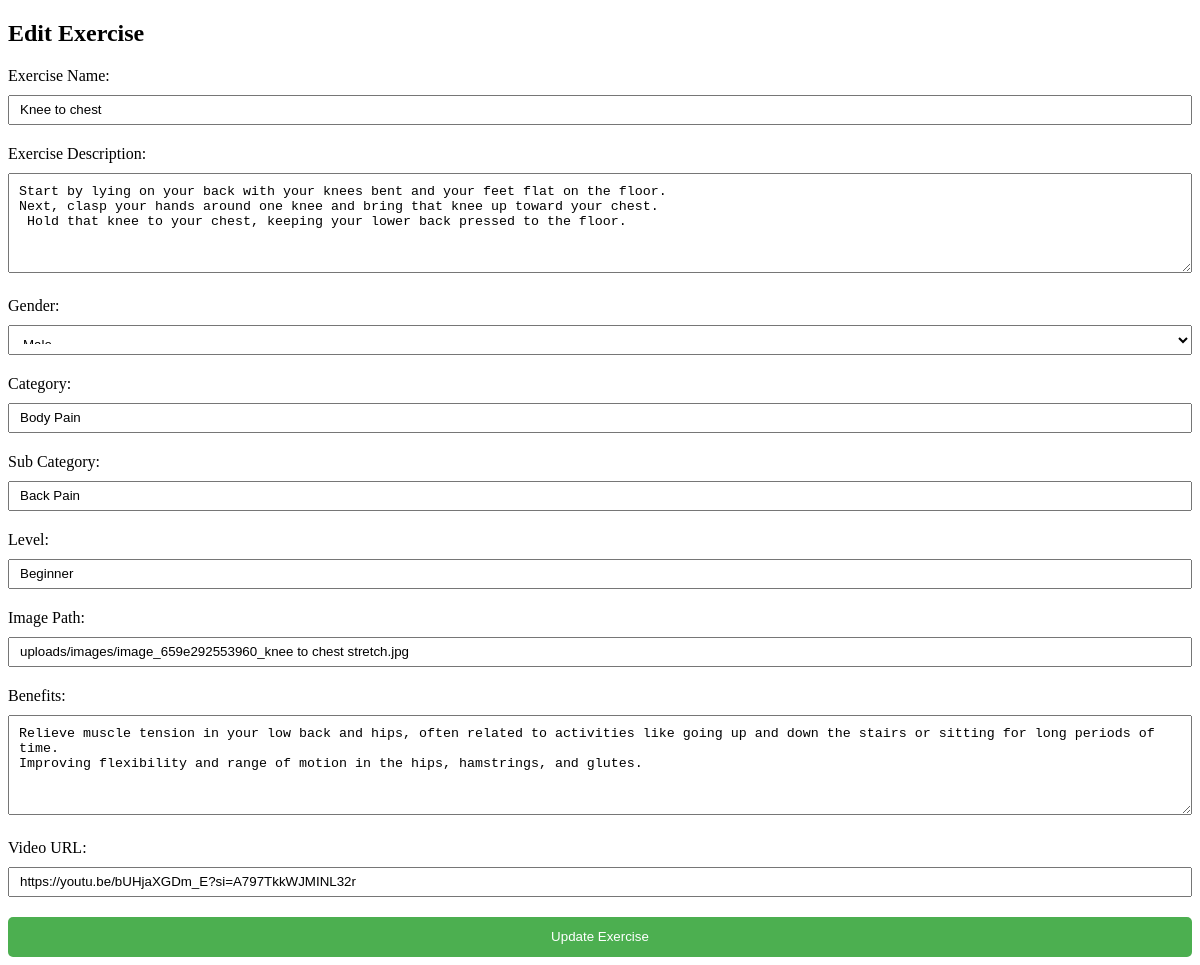
The app's page /admin/editexercise.php?id=7 with its own data.
### tables this page shows
CREATE TABLE `exercises` (
  `id` int(11) NOT NULL,
  `exerciseName` varchar(255) NOT NULL,
  `exerciseDescription` text NOT NULL,
  `gender` varchar(50) NOT NULL,
  `category` varchar(50) NOT NULL,
  `subCategory` varchar(50) NOT NULL,
  `level` varchar(50) NOT NULL,
  `imagePath` varchar(255) DEFAULT NULL,
  `benefits` text DEFAULT NULL,
  `video_url` varchar(255) DEFAULT NULL
);

### admin/editexercise.php (the view, shortened to what this page needs)
<?php
include_once($_SERVER['DOCUMENT_ROOT'].'/sgpproject/sgpproject/conn.php');
$exerciseId = $_GET['id'];
$sql = "SELECT * FROM exercises WHERE id = '$exerciseId'";
$result = $con->query($sql);
if ($result->num_rows > 0) {
    $exerciseData = $result->fetch_assoc();
} else {
    echo "Exercise not found";
    exit;
}
?>
<!DOCTYPE html>
<html>
<head>
</head>
<body>
    <h2>Edit Exercise</h2>
    <form action="" method="post">
        <label for="exerciseName">Exercise Name:</label>
        <input type="text" id="exerciseName" name="exerciseName" value="<?php echo $exerciseData['exerciseName']; ?>" required>
        <label for="exerciseDescription">Exercise Description:</label>
        <textarea id="exerciseDescription" name="exerciseDescription" required><?php echo $exerciseData['exerciseDescription']; ?></textarea>
        <label for="gender">Gender:</label>
        <select id="gender" name="gender" required>
            <option value="<?php echo $exerciseData['gender']; ?>"><?php echo $exerciseData['gender']; ?></option>
        </select>
        <label for="category">Category:</label>
        <input type="text" id="category" name="category" value="<?php echo $exerciseData['category']; ?>" required>
        <label for="subCategory">Sub Category:</label>
        <input type="text" id="subCategory" name="subCategory" value="<?php echo $exerciseData['subCategory']; ?>" required>
        <label for="level">Level:</label>
        <input type="text" id="level" name="level" value="<?php echo $exerciseData['level']; ?>" required>
        <label for="imagePath">Image Path:</label>
        <input type="text" id="imagePath" name="imagePath" value="<?php echo $exerciseData['imagePath']; ?>" required>
        <label for="benefits">Benefits:</label>
        <textarea id="benefits" name="benefits" required><?php echo $exerciseData['benefits']; ?></textarea>
        <label for="videoUrl">Video URL:</label>
        <input type="text" id="videoUrl" name="videoUrl" value="<?php echo $exerciseData['video_url']; ?>" required>
        <button type="submit">Update Exercise</button>
    </form>
</body>
</html>

### admin/editexercise.php (style rules this page uses)
label { display: block; margin-bottom: 10px; }
input, textarea, select { width: 100%; height: 30px; margin-bottom: 20px; padding: 10px; box-sizing: border-box; }
textarea { height: 100px; }
button[type="submit"] { width: 100%; height: 40px; background-color: #4CAF50; color: #fff; padding: 10px; border: none; border-radius: 5px; cursor: pointer; }

### records on screen
exercises: exerciseName "Knee to chest", exerciseDescription "Start by lying on your back with your knees bent and your feet flat on the floor. Next, clasp your hands around one knee and bring that knee up toward your chest. Hold that knee to your chest, keeping your lower back pressed to the floor.", gender "Male", category "Body Pain", subCategory "Back Pain", level "Beginner", imagePath "uploads/images/image_659e292553960_knee to chest stretch.jpg", benefits "Relieve muscle tension in your low back and hips, often related to activities like going up and down the stairs or sitting for long periods of time. Improving flexibility and range of motion in the hips, hamstrings, and glutes.", videoUrl "https://youtu.be/bUHjaXGDm_E?si=A797TkkWJMINL32r"
